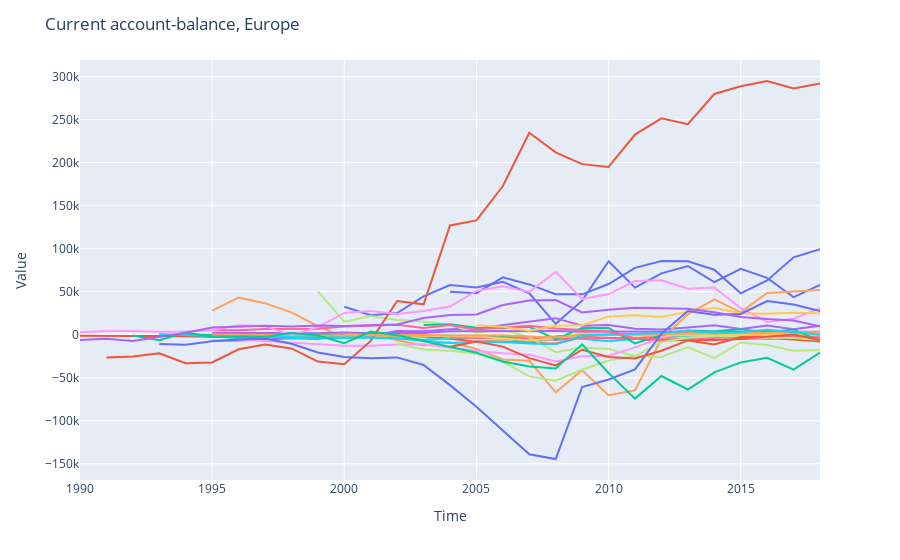

Notebook source saved alongside this figure:
### Markdown cell above
# Ploting the data using plotly package
we gonna plot time vs value with colour representing different countries

### Code cell
import plotly.graph_objs as go
import plotly.express as px
import pandas as pd
fig = px.line(cdf_current_usd, x='Time', y='Value',
              color=cdf_current_usd.index,
              line_group=cdf_current_usd.index, hover_name=cdf_current_usd.index)
fig.update_layout(title='Current account-balance, Europe' , showlegend=False)
fig.show()

### Figure 1 — Plotly figure (JSON) as saved in the notebook; plotly's stock layout.template omitted (floating-point values rounded to 4 significant figures)
{"data": [{"hovertemplate": "<b>%{hovertext}</b><br><br>color=Switzerland<br>line_group=Switzerland<br>Time=%{x}<br>Value=%{y}<extra></extra>", "hovertext": ["Switzerland", "Switzerland", "Switzerland", "Switzerland", "Switzerland", "Switzerland", "Switzerland", "Switzerland", "Switzerland", "Switzerland", "Switzerland", "Switzerland", "Switzerland", "Switzerland", "Switzerland", "Switzerland", "Switzerland", "Switzerland", "Switzerland"], "legendgroup": "Switzerland", "line": {"color": "#636efa", "dash": "solid"}, "mode": "lines", "name": "Switzerland", "showlegend": true, "type": "scatter", "x": [2000, 2001, 2002, 2003, 2004, 2005, 2006, 2007, 2008, 2009, 2010, 2011, 2012, 2013, 2014, 2015, 2016, 2017, 2018], "xaxis": "x", "y": [32540.0, 22580.0, 25140.0, 44540.0, 57720.0, 54800.0, 61570.0, 48250.0, 12720.0, 39630.0, 85470.0, 54770.0, 71360.0, 79880.0, 61220.0, 76540.0, 66150.0, 43620.0, 57940.0], "yaxis": "y"}, {"hovertemplate": "<b>%{hovertext}</b><br><br>color=New Zealand<br>line_group=New Zealand<br>Time=%{x}<br>Value=%{y}<extra></extra>", "hovertext": ["New Zealand", "New Zealand", "New Zealand", "New Zealand", "New Zealand", "New Zealand", "New Zealand", "New Zealand", "New Zealand", "New Zealand", "New Zealand", "New Zealand", "New Zealand", "New Zealand", "New Zealand", "New Zealand", "New Zealand", "New Zealand", "New Zealand", "New Zealand", "New Zealand", "New Zealand", "New Zealand", "New Zealand", "New Zealand", "New Zealand", "New Zealand", "New Zealand", "New Zealand"], "legendgroup": "New Zealand", "line": {"color": "#EF553B", "dash": "solid"}, "mode": "lines", "name": "New Zealand", "showlegend": true, "type": "scatter", "x": [1990, 1991, 1992, 1993, 1994, 1995, 1996, 1997, 1998, 1999, 2000, 2001, 2002, 2003, 2004, 2005, 2006, 2007, 2008, 2009, 2010, 2011, 2012, 2013, 2014, 2015, 2016, 2017, 2018], "xaxis": "x", "y": [-1276.0, -1030.0, -1513.0, -1505.0, -1651.0, -2430.0, -3281.0, -3626.0, -1503.0, -2855.0, -1782.0, -431.8, -1335.0, -2014.0, -4658.0, -7997.0, -7857.0, -9147.0, -10440.0, -2764.0, -3311.0, -4686.0, -6868.0, -5760.0, -6195.0, -4783.0, -3797.0, -5436.0, -7851.0], "yaxis": "y"}, {"hovertemplate": "<b>%{hovertext}</b><br><br>color=Estonia<br>line_group=Estonia<br>Time=%{x}<br>Value=%{y}<extra></extra>", "hovertext": ["Estonia", "Estonia", "Estonia", "Estonia", "Estonia", "Estonia", "Estonia", "Estonia", "Estonia", "Estonia", "Estonia", "Estonia", "Estonia", "Estonia", "Estonia", "Estonia", "Estonia", "Estonia", "Estonia", "Estonia", "Estonia", "Estonia", "Estonia", "Estonia", "Estonia", "Estonia"], "legendgroup": "Estonia", "line": {"color": "#00cc96", "dash": "solid"}, "mode": "lines", "name": "Estonia", "showlegend": true, "type": "scatter", "x": [1993, 1994, 1995, 1996, 1997, 1998, 1999, 2000, 2001, 2002, 2003, 2004, 2005, 2006, 2007, 2008, 2009, 2010, 2011, 2012, 2013, 2014, 2015, 2016, 2017, 2018], "xaxis": "x", "y": [22.48, -166.2, -157.6, -399.8, -562.7, -480.5, -245.9, -307.9, -444.1, -815.4, -1271.0, -1448.0, -1224.0, -2542.0, -3335.0, -2105.0, 500.9, 348.4, 305.1, -436.9, 73.28, 190.4, 405.9, 397.2, 716.5, 609.7], "yaxis": "y"}, {"hovertemplate": "<b>%{hovertext}</b><br><br>color=Austria<br>line_group=Austria<br>Time=%{x}<br>Value=%{y}<extra></extra>", "hovertext": ["Austria", "Austria", "Austria", "Austria", "Austria", "Austria", "Austria", "Austria", "Austria", "Austria", "Austria", "Austria", "Austria", "Austria", "Austria", "Austria", "Austria", "Austria", "Austria", "Austria", "Austria", "Austria", "Austria", "Austria"], "legendgroup": "Austria", "line": {"color": "#ab63fa", "dash": "solid"}, "mode": "lines", "name": "Austria", "showlegend": true, "type": "scatter", "x": [1995, 1996, 1997, 1998, 1999, 2000, 2001, 2002, 2003, 2004, 2005, 2006, 2007, 2008, 2009, 2010, 2011, 2012, 2013, 2014, 2015, 2016, 2017, 2018], "xaxis": "x", "y": [-6892.0, -6737.0, -5417.0, -4076.0, -4910.0, -1393.0, -1572.0, 4491.0, 4051.0, 6250.0, 7130.0, 11070.0, 14780.0, 19280.0, 10390.0, 11190.0, 7033.0, 6072.0, 8351.0, 10930.0, 6589.0, 10770.0, 6477.0, 10600.0], "yaxis": "y"}, {"hovertemplate": "<b>%{hovertext}</b><br><br>color=Italy<br>line_group=Italy<br>Time=%{x}<br>Value=%{y}<extra></extra>", "hovertext": ["Italy", "Italy", "Italy", "Italy", "Italy", "Italy", "Italy", "Italy", "Italy", "Italy", "Italy", "Italy", "Italy", "Italy", "Italy", "Italy", "Italy", "Italy", "Italy", "Italy", "Italy", "Italy", "Italy", "Italy"], "legendgroup": "Italy", "line": {"color": "#FFA15A", "dash": "solid"}, "mode": "lines", "name": "Italy", "showlegend": true, "type": "scatter", "x": [1995, 1996, 1997, 1998, 1999, 2000, 2001, 2002, 2003, 2004, 2005, 2006, 2007, 2008, 2009, 2010, 2011, 2012, 2013, 2014, 2015, 2016, 2017, 2018], "xaxis": "x", "y": [28080.0, 43200.0, 36700.0, 26030.0, 10030.0, -3120.0, 1805.0, -6335.0, -12410.0, -8693.0, -16400.0, -28770.0, -30230.0, -66910.0, -41310.0, -70310.0, -64760.0, -4815.0, 23730.0, 41010.0, 26100.0, 48650.0, 50400.0, 51950.0], "yaxis": "y"}, {"hovertemplate": "<b>%{hovertext}</b><br><br>color=Czech Republic<br>line_group=Czech Republic<br>Time=%{x}<br>Value=%{y}<extra></extra>", "hovertext": ["Czech Republic", "Czech Republic", "Czech Republic", "Czech Republic", "Czech Republic", "Czech Republic", "Czech Republic", "Czech Republic", "Czech Republic", "Czech Republic", "Czech Republic", "Czech Republic", "Czech Republic", "Czech Republic", "Czech Republic", "Czech Republic", "Czech Republic", "Czech Republic", "Czech Republic", "Czech Republic", "Czech Republic", "Czech Republic", "Czech Republic", "Czech Republic", "Czech Republic", "Czech Republic"], "legendgroup": "Czech Republic", "line": {"color": "#19d3f3", "dash": "solid"}, "mode": "lines", "name": "Czech Republic", "showlegend": true, "type": "scatter", "x": [1993, 1994, 1995, 1996, 1997, 1998, 1999, 2000, 2001, 2002, 2003, 2004, 2005, 2006, 2007, 2008, 2009, 2010, 2011, 2012, 2013, 2014, 2015, 2016, 2017, 2018], "xaxis": "x", "y": [455.7, -786.5, -1369.0, -4120.0, -3565.0, -1254.0, -1463.0, -2714.0, -3273.0, -4166.0, -5694.0, -4453.0, -2869.0, -3836.0, -8730.0, -4407.0, -4682.0, -7431.0, -4798.0, -3240.0, -1114.0, 379.7, 458.7, 3037.0, 3569.0, 1041.0], "yaxis": "y"}, {"hovertemplate": "<b>%{hovertext}</b><br><br>color=Slovak Republic<br>line_group=Slovak Republic<br>Time=%{x}<br>Value=%{y}<extra></extra>", "hovertext": ["Slovak Republic", "Slovak Republic", "Slovak Republic", "Slovak Republic", "Slovak Republic", "Slovak Republic", "Slovak Republic", "Slovak Republic", "Slovak Republic", "Slovak Republic", "Slovak Republic", "Slovak Republic", "Slovak Republic", "Slovak Republic", "Slovak Republic"], "legendgroup": "Slovak Republic", "line": {"color": "#FF6692", "dash": "solid"}, "mode": "lines", "name": "Slovak Republic", "showlegend": true, "type": "scatter", "x": [2004, 2005, 2006, 2007, 2008, 2009, 2010, 2011, 2012, 2013, 2014, 2015, 2016, 2017, 2018], "xaxis": "x", "y": [-3286.0, -4059.0, -4374.0, -4029.0, -6011.0, -3066.0, -4216.0, -4862.0, 878.7, 1831.0, 1155.0, -1851.0, -2456.0, -1824.0, -2798.0], "yaxis": "y"}, {"hovertemplate": "<b>%{hovertext}</b><br><br>color=France<br>line_group=France<br>Time=%{x}<br>Value=%{y}<extra></extra>", "hovertext": ["France", "France", "France", "France", "France", "France", "France", "France", "France", "France", "France", "France", "France", "France", "France", "France", "France", "France", "France", "France"], "legendgroup": "France", "line": {"color": "#B6E880", "dash": "solid"}, "mode": "lines", "name": "France", "showlegend": true, "type": "scatter", "x": [1999, 2000, 2001, 2002, 2003, 2004, 2005, 2006, 2007, 2008, 2009, 2010, 2011, 2012, 2013, 2014, 2015, 2016, 2017, 2018], "xaxis": "x", "y": [50790.0, 14980.0, 21690.0, 17180.0, 15400.0, 11280.0, 2282.0, 5874.0, -2708.0, -20280.0, -14790.0, -16610.0, -24600.0, -25900.0, -14330.0, -27270.0, -8977.0, -12020.0, -18480.0, -17860.0], "yaxis": "y"}, {"hovertemplate": "<b>%{hovertext}</b><br><br>color=Portugal<br>line_group=Portugal<br>Time=%{x}<br>Value=%{y}<extra></extra>", "hovertext": ["Portugal", "Portugal", "Portugal", "Portugal", "Portugal", "Portugal", "Portugal", "Portugal", "Portugal", "Portugal", "Portugal", "Portugal", "Portugal", "Portugal", "Portugal", "Portugal", "Portugal", "Portugal", "Portugal", "Portugal", "Portugal", "Portugal", "Portugal"], "legendgroup": "Portugal", "line": {"color": "#FF97FF", "dash": "solid"}, "mode": "lines", "name": "Portugal", "showlegend": true, "type": "scatter", "x": [1996, 1997, 1998, 1999, 2000, 2001, 2002, 2003, 2004, 2005, 2006, 2007, 2008, 2009, 2010, 2011, 2012, 2013, 2014, 2015, 2016, 2017, 2018], "xaxis": "x", "y": [-5542.0, -7235.0, -9360.0, -11300.0, -12780.0, -12700.0, -11260.0, -10940.0, -15050.0, -18890.0, -21410.0, -23110.0, -30980.0, -25090.0, -24400.0, -14640.0, -3491.0, 3697.0, 360.9, 455.9, 2415.0, 2877.0, 933.5], "yaxis": "y"}, {"hovertemplate": "<b>%{hovertext}</b><br><br>color=Latvia<br>line_group=Latvia<br>Time=%{x}<br>Value=%{y}<extra></extra>", "hovertext": ["Latvia", "Latvia", "Latvia", "Latvia", "Latvia", "Latvia", "Latvia", "Latvia", "Latvia", "Latvia", "Latvia", "Latvia", "Latvia", "Latvia", "Latvia", "Latvia", "Latvia", "Latvia", "Latvia"], "legendgroup": "Latvia", "line": {"color": "#FECB52", "dash": "solid"}, "mode": "lines", "name": "Latvia", "showlegend": true, "type": "scatter", "x": [2000, 2001, 2002, 2003, 2004, 2005, 2006, 2007, 2008, 2009, 2010, 2011, 2012, 2013, 2014, 2015, 2016, 2017, 2018], "xaxis": "x", "y": [-329.1, -569.7, -585.5, -897.8, -1759.0, -1990.0, -4428.0, -6462.0, -4411.0, 2155.0, 655.8, -757.2, -924.0, -837.7, -566.5, -119.8, 432.4, 269.4, -194.7], "yaxis": "y"}, {"hovertemplate": "<b>%{hovertext}</b><br><br>color=Netherlands<br>line_group=Netherlands<br>Time=%{x}<br>Value=%{y}<extra></extra>", "hovertext": ["Netherlands", "Netherlands", "Netherlands", "Netherlands", "Netherlands", "Netherlands", "Netherlands", "Netherlands", "Netherlands", "Netherlands", "Netherlands", "Netherlands", "Netherlands", "Netherlands", "Netherlands"], "legendgroup": "Netherlands", "line": {"color": "#636efa", "dash": "solid"}, "mode": "lines", "name": "Netherlands", "showlegend": true, "type": "scatter", "x": [2004, 2005, 2006, 2007, 2008, 2009, 2010, 2011, 2012, 2013, 2014, 2015, 2016, 2017, 2018], "xaxis": "x", "y": [49990.0, 48340.0, 66730.0, 58470.0, 47100.0, 46980.0, 58940.0, 77750.0, 85730.0, 85490.0, 75540.0, 48170.0, 63150.0, 90030.0, 99340.0], "yaxis": "y"}, {"hovertemplate": "<b>%{hovertext}</b><br><br>color=Germany<br>line_group=Germany<br>Time=%{x}<br>Value=%{y}<extra></extra>", "hovertext": ["Germany", "Germany", "Germany", "Germany", "Germany", "Germany", "Germany", "Germany", "Germany", "Germany", "Germany", "Germany", "Germany", "Germany", "Germany", "Germany", "Germany", "Germany", "Germany", "Germany", "Germany", "Germany", "Germany", "Germany", "Germany", "Germany", "Germany", "Germany"], "legendgroup": "Germany", "line": {"color": "#EF553B", "dash": "solid"}, "mode": "lines", "name": "Germany", "showlegend": true, "type": "scatter", "x": [1991, 1992, 1993, 1994, 1995, 1996, 1997, 1998, 1999, 2000, 2001, 2002, 2003, 2004, 2005, 2006, 2007, 2008, 2009, 2010, 2011, 2012, 2013, 2014, 2015, 2016, 2017, 2018], "xaxis": "x", "y": [-26590.0, -25220.0, -21470.0, -33070.0, -32210.0, -16880.0, -11280.0, -15910.0, -31210.0, -34230.0, -7162.0, 39160.0, 35320.0, 127100.0, 132910, 172800.0, 234800.0, 211928, 198300.0, 195100.0, 232700.0, 251552, 244724, 279800.0, 288700.0, 294900.0, 286192, 292000.0], "yaxis": "y"}, {"hovertemplate": "<b>%{hovertext}</b><br><br>color=Belgium<br>line_group=Belgium<br>Time=%{x}<br>Value=%{y}<extra></extra>", "hovertext": ["Belgium", "Belgium", "Belgium", "Belgium", "Belgium", "Belgium", "Belgium", "Belgium", "Belgium", "Belgium", "Belgium", "Belgium", "Belgium", "Belgium", "Belgium", "Belgium"], "legendgroup": "Belgium", "line": {"color": "#00cc96", "dash": "solid"}, "mode": "lines", "name": "Belgium", "showlegend": true, "type": "scatter", "x": [2003, 2004, 2005, 2006, 2007, 2008, 2009, 2010, 2011, 2012, 2013, 2014, 2015, 2016, 2017, 2018], "xaxis": "x", "y": [11270.0, 12130.0, 8067.0, 7872, 9203.0, -5168.0, 7973.0, 7811.0, -10140.0, -402.3, 4978.0, 4128.0, 6394.0, 2621.0, 6167.0, -7520.0], "yaxis": "y"}, {"hovertemplate": "<b>%{hovertext}</b><br><br>color=Luxembourg<br>line_group=Luxembourg<br>Time=%{x}<br>Value=%{y}<extra></extra>", "hovertext": ["Luxembourg", "Luxembourg", "Luxembourg", "Luxembourg", "Luxembourg", "Luxembourg", "Luxembourg", "Luxembourg", "Luxembourg", "Luxembourg", "Luxembourg", "Luxembourg", "Luxembourg", "Luxembourg", "Luxembourg", "Luxembourg", "Luxembourg", "Luxembourg", "Luxembourg", "Luxembourg", "Luxembourg", "Luxembourg", "Luxembourg", "Luxembourg"], "legendgroup": "Luxembourg", "line": {"color": "#ab63fa", "dash": "solid"}, "mode": "lines", "name": "Luxembourg", "showlegend": true, "type": "scatter", "x": [1995, 1996, 1997, 1998, 1999, 2000, 2001, 2002, 2003, 2004, 2005, 2006, 2007, 2008, 2009, 2010, 2011, 2012, 2013, 2014, 2015, 2016, 2017, 2018], "xaxis": "x", "y": [2396.0, 2242.0, 1935.0, 1793.0, 1771.0, 2681.0, 1770.0, 2210.0, 1918.0, 4098.0, 4101.0, 4202.0, 4953.0, 4225.0, 3702.0, 3548.0, 3631.0, 3200.0, 3344.0, 3410.0, 2930.0, 3002.0, 3141.0, 3369.0], "yaxis": "y"}, {"hovertemplate": "<b>%{hovertext}</b><br><br>color=Slovenia<br>line_group=Slovenia<br>Time=%{x}<br>Value=%{y}<extra></extra>", "hovertext": ["Slovenia", "Slovenia", "Slovenia", "Slovenia", "Slovenia", "Slovenia", "Slovenia", "Slovenia", "Slovenia", "Slovenia", "Slovenia", "Slovenia", "Slovenia", "Slovenia", "Slovenia", "Slovenia", "Slovenia", "Slovenia", "Slovenia", "Slovenia", "Slovenia", "Slovenia", "Slovenia", "Slovenia"], "legendgroup": "Slovenia", "line": {"color": "#FFA15A", "dash": "solid"}, "mode": "lines", "name": "Slovenia", "showlegend": true, "type": "scatter", "x": [1995, 1996, 1997, 1998, 1999, 2000, 2001, 2002, 2003, 2004, 2005, 2006, 2007, 2008, 2009, 2010, 2011, 2012, 2013, 2014, 2015, 2016, 2017, 2018], "xaxis": "x", "y": [-149.6, 21.24, 31.51, -190.4, -912.3, -656.5, 6.91, 215.5, -248.8, -930.5, -651.6, -727.6, -1988.0, -2945.0, -534.7, -360.9, -419.5, 615.8, 1598.0, 2553.0, 1644.0, 2148.0, 3031.0, 3285.0], "yaxis": "y"}, {"hovertemplate": "<b>%{hovertext}</b><br><br>color=Hungary<br>line_group=Hungary<br>Time=%{x}<br>Value=%{y}<extra></extra>", "hovertext": ["Hungary", "Hungary", "Hungary", "Hungary", "Hungary", "Hungary", "Hungary", "Hungary", "Hungary", "Hungary", "Hungary", "Hungary", "Hungary", "Hungary", "Hungary", "Hungary", "Hungary", "Hungary", "Hungary", "Hungary", "Hungary", "Hungary", "Hungary", "Hungary"], "legendgroup": "Hungary", "line": {"color": "#19d3f3", "dash": "solid"}, "mode": "lines", "name": "Hungary", "showlegend": true, "type": "scatter", "x": [1995, 1996, 1997, 1998, 1999, 2000, 2001, 2002, 2003, 2004, 2005, 2006, 2007, 2008, 2009, 2010, 2011, 2012, 2013, 2014, 2015, 2016, 2017, 2018], "xaxis": "x", "y": [-1573.0, -1848.0, -2085.0, -3714.0, -4096.0, -4188.0, -3299.0, -4301.0, -7021.0, -9461.0, -8126.0, -8416.0, -10170.0, -11160.0, -954.1, 392.1, 835.4, 2033.0, 4681.0, 1651.0, 2907.0, 5825.0, 3319.0, 19.01], "yaxis": "y"}, {"hovertemplate": "<b>%{hovertext}</b><br><br>color=Finland<br>line_group=Finland<br>Time=%{x}<br>Value=%{y}<extra></extra>", "hovertext": ["Finland", "Finland", "Finland", "Finland", "Finland", "Finland", "Finland", "Finland", "Finland", "Finland", "Finland", "Finland", "Finland", "Finland", "Finland", "Finland", "Finland", "Finland", "Finland", "Finland", "Finland", "Finland", "Finland", "Finland"], "legendgroup": "Finland", "line": {"color": "#FF6692", "dash": "solid"}, "mode": "lines", "name": "Finland", "showlegend": true, "type": "scatter", "x": [1995, 1996, 1997, 1998, 1999, 2000, 2001, 2002, 2003, 2004, 2005, 2006, 2007, 2008, 2009, 2010, 2011, 2012, 2013, 2014, 2015, 2016, 2017, 2018], "xaxis": "x", "y": [5573.0, 5095.0, 6538.0, 6855.0, 6997.0, 9478.0, 10430.0, 11490.0, 7949.0, 11380.0, 6230.0, 8528.0, 10310.0, 7219.0, 5040.0, 3710.0, -3963.0, -5310.0, -4873.0, -3659.0, -2194.0, -4873.0, -1930.0, -4491.0], "yaxis": "y"}, {"hovertemplate": "<b>%{hovertext}</b><br><br>color=Greece<br>line_group=Greece<br>Time=%{x}<br>Value=%{y}<extra></extra>", "hovertext": ["Greece", "Greece", "Greece", "Greece", "Greece", "Greece", "Greece", "Greece", "Greece", "Greece", "Greece", "Greece", "Greece", "Greece", "Greece", "Greece", "Greece"], "legendgroup": "Greece", "line": {"color": "#B6E880", "dash": "solid"}, "mode": "lines", "name": "Greece", "showlegend": true, "type": "scatter", "x": [2002, 2003, 2004, 2005, 2006, 2007, 2008, 2009, 2010, 2011, 2012, 2013, 2014, 2015, 2016, 2017, 2018], "xaxis": "x", "y": [-10520.0, -17080.0, -18560.0, -21970.0, -31410.0, -48380.0, -53470.0, -40740.0, -30000.0, -24790.0, -8563.0, -3436.0, -1751.0, -1594.0, -3373.0, -3839.0, -6174.0], "yaxis": "y"}, {"hovertemplate": "<b>%{hovertext}</b><br><br>color=Norway<br>line_group=Norway<br>Time=%{x}<br>Value=%{y}<extra></extra>", "hovertext": ["Norway", "Norway", "Norway", "Norway", "Norway", "Norway", "Norway", "Norway", "Norway", "Norway", "Norway", "Norway", "Norway", "Norway", "Norway", "Norway", "Norway", "Norway", "Norway", "Norway", "Norway", "Norway", "Norway", "Norway", "Norway", "Norway", "Norway", "Norway", "Norway"], "legendgroup": "Norway", "line": {"color": "#FF97FF", "dash": "solid"}, "mode": "lines", "name": "Norway", "showlegend": true, "type": "scatter", "x": [1990, 1991, 1992, 1993, 1994, 1995, 1996, 1997, 1998, 1999, 2000, 2001, 2002, 2003, 2004, 2005, 2006, 2007, 2008, 2009, 2010, 2011, 2012, 2013, 2014, 2015, 2016, 2017, 2018], "xaxis": "x", "y": [2943.0, 4382.0, 4470.0, 3522.0, 3737.0, 5316.0, 10990.0, 9939.0, -475.8, 8919.0, 25280.0, 27540.0, 24080.0, 27580.0, 32730.0, 50850.0, 56420.0, 49820.0, 73030.0, 41540.0, 47310.0, 62390.0, 63390.0, 53470.0, 54910.0, 30860.0, 14830.0, 18620.0, 31010.0], "yaxis": "y"}, {"hovertemplate": "<b>%{hovertext}</b><br><br>color=Denmark<br>line_group=Denmark<br>Time=%{x}<br>Value=%{y}<extra></extra>", "hovertext": ["Denmark", "Denmark", "Denmark", "Denmark", "Denmark", "Denmark", "Denmark", "Denmark", "Denmark", "Denmark", "Denmark", "Denmark", "Denmark", "Denmark"], "legendgroup": "Denmark", "line": {"color": "#FECB52", "dash": "solid"}, "mode": "lines", "name": "Denmark", "showlegend": true, "type": "scatter", "x": [2005, 2006, 2007, 2008, 2009, 2010, 2011, 2012, 2013, 2014, 2015, 2016, 2017, 2018], "xaxis": "x", "y": [11090.0, 9412.0, 4622.0, 10310.0, 11140.0, 21140.0, 22705, 20560.0, 26650.0, 31470.0, 24960.0, 24340.0, 25550.0, 25000.0], "yaxis": "y"}, {"hovertemplate": "<b>%{hovertext}</b><br><br>color=Spain<br>line_group=Spain<br>Time=%{x}<br>Value=%{y}<extra></extra>", "hovertext": ["Spain", "Spain", "Spain", "Spain", "Spain", "Spain", "Spain", "Spain", "Spain", "Spain", "Spain", "Spain", "Spain", "Spain", "Spain", "Spain", "Spain", "Spain", "Spain", "Spain", "Spain", "Spain", "Spain", "Spain", "Spain", "Spain"], "legendgroup": "Spain", "line": {"color": "#636efa", "dash": "solid"}, "mode": "lines", "name": "Spain", "showlegend": true, "type": "scatter", "x": [1993, 1994, 1995, 1996, 1997, 1998, 1999, 2000, 2001, 2002, 2003, 2004, 2005, 2006, 2007, 2008, 2009, 2010, 2011, 2012, 2013, 2014, 2015, 2016, 2017, 2018], "xaxis": "x", "y": [-10780.0, -11550.0, -7672.0, -5496.0, -4276.0, -10410.0, -20560.0, -25730.0, -27470.0, -26350.0, -35200.0, -58540.0, -83610.0, -111500.0, -138900.0, -144400.0, -60730.0, -51940.0, -40290.0, 1138.0, 27610.0, 23270.0, 24220.0, 39110.0, 35040.0, 27480.0], "yaxis": "y"}, {"hovertemplate": "<b>%{hovertext}</b><br><br>color=Poland<br>line_group=Poland<br>Time=%{x}<br>Value=%{y}<extra></extra>", "hovertext": ["Poland", "Poland", "Poland", "Poland", "Poland", "Poland", "Poland", "Poland", "Poland", "Poland", "Poland", "Poland", "Poland", "Poland", "Poland"], "legendgroup": "Poland", "line": {"color": "#EF553B", "dash": "solid"}, "mode": "lines", "name": "Poland", "showlegend": true, "type": "scatter", "x": [2004, 2005, 2006, 2007, 2008, 2009, 2010, 2011, 2012, 2013, 2014, 2015, 2016, 2017, 2018], "xaxis": "x", "y": [-13950.0, -7976.0, -13770.0, -27180.0, -35590.0, -17400.0, -25768, -27480.0, -18570.0, -6620.0, -11270.0, -2680.0, -2449.0, 378.6, -6012.0], "yaxis": "y"}, {"hovertemplate": "<b>%{hovertext}</b><br><br>color=Turkey<br>line_group=Turkey<br>Time=%{x}<br>Value=%{y}<extra></extra>", "hovertext": ["Turkey", "Turkey", "Turkey", "Turkey", "Turkey", "Turkey", "Turkey", "Turkey", "Turkey", "Turkey", "Turkey", "Turkey", "Turkey", "Turkey", "Turkey", "Turkey", "Turkey", "Turkey", "Turkey", "Turkey", "Turkey", "Turkey", "Turkey", "Turkey", "Turkey", "Turkey", "Turkey"], "legendgroup": "Turkey", "line": {"color": "#00cc96", "dash": "solid"}, "mode": "lines", "name": "Turkey", "showlegend": true, "type": "scatter", "x": [1992, 1993, 1994, 1995, 1996, 1997, 1998, 1999, 2000, 2001, 2002, 2003, 2004, 2005, 2006, 2007, 2008, 2009, 2010, 2011, 2012, 2013, 2014, 2015, 2016, 2017, 2018], "xaxis": "x", "y": [-974, -6433, 2631, -2339, -2437, -2638, 2000, -925, -9920, 3760, -626, -7554, -14198, -20980, -31089, -36795, -39297, -11167, -44460, -74234, -47970.0, -63650.0, -43640.0, -32180.0, -26840.0, -40590.0, -20770.0], "yaxis": "y"}, {"hovertemplate": "<b>%{hovertext}</b><br><br>color=Sweden<br>line_group=Sweden<br>Time=%{x}<br>Value=%{y}<extra></extra>", "hovertext": ["Sweden", "Sweden", "Sweden", "Sweden", "Sweden", "Sweden", "Sweden", "Sweden", "Sweden", "Sweden", "Sweden", "Sweden", "Sweden", "Sweden", "Sweden", "Sweden", "Sweden", "Sweden", "Sweden", "Sweden", "Sweden", "Sweden", "Sweden", "Sweden", "Sweden", "Sweden", "Sweden", "Sweden", "Sweden"], "legendgroup": "Sweden", "line": {"color": "#ab63fa", "dash": "solid"}, "mode": "lines", "name": "Sweden", "showlegend": true, "type": "scatter", "x": [1990, 1991, 1992, 1993, 1994, 1995, 1996, 1997, 1998, 1999, 2000, 2001, 2002, 2003, 2004, 2005, 2006, 2007, 2008, 2009, 2010, 2011, 2012, 2013, 2014, 2015, 2016, 2017, 2018], "xaxis": "x", "y": [-6245.0, -4700.0, -7372.0, -2594.0, 2364.0, 8426.0, 9628.0, 10330.0, 9707.0, 10660.0, 10300.0, 11360.0, 11850.0, 19520.0, 22930.0, 23540.0, 34460.0, 39880.0, 40270.0, 25930.0, 29140.0, 31390.0, 30410.0, 30290.0, 26100.0, 20720.0, 18260.0, 16600.0, 9736.0], "yaxis": "y"}], "layout": {"legend": {"title": {"text": "color"}, "tracegroupgap": 0}, "margin": {"t": 60}, "showlegend": false, "title": {"text": "Current account-balance, Europe"}, "xaxis": {"anchor": "y", "domain": [0, 1], "title": {"text": "Time"}}, "yaxis": {"anchor": "x", "domain": [0, 1], "title": {"text": "Value"}}}}
